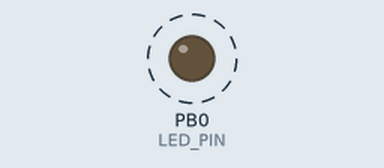
This program was run on a simulated ATtiny13, built with avr-gcc and emulated at 1.2 MHz. Shown: output pins drawn as LEDs (lit = HIGH). Dashed ring = blinking.

Above: at 0.1 s.
Timing chart, 0 to 3.0 s (numbered marks = the images above):
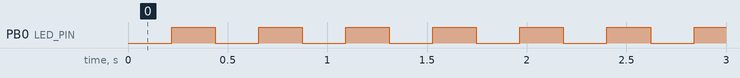

Measured:
- by itself, PB0 (LED_PIN): alternates HIGH for 0.22 s and LOW for 0.22 s

The program:

main.c
```c
// (licence header left out)
#include <avr/io.h>
#include <avr/interrupt.h>

#define	LED_PIN	PB0

ISR(TIM0_OVF_vect)
{

	PORTB ^= _BV(LED_PIN); // toggle LED pin
}

int
main(void)
{

	/* setup */
	DDRB = 0b00000001; // set LED pin as OUTPUT
	PORTB = 0b00000000; // set all pins to LOW
	TCCR0B |= _BV(CS02)|_BV(CS00); // set prescaler to 1024 (CLK=1200000Hz/1024/256=4Hz, 0.25s)
	TIMSK0 |= _BV(TOIE0); // enable Timer Overflow interrupt
	sei(); // enable global interrupts

	/* loop */
	while (1);
}
```
